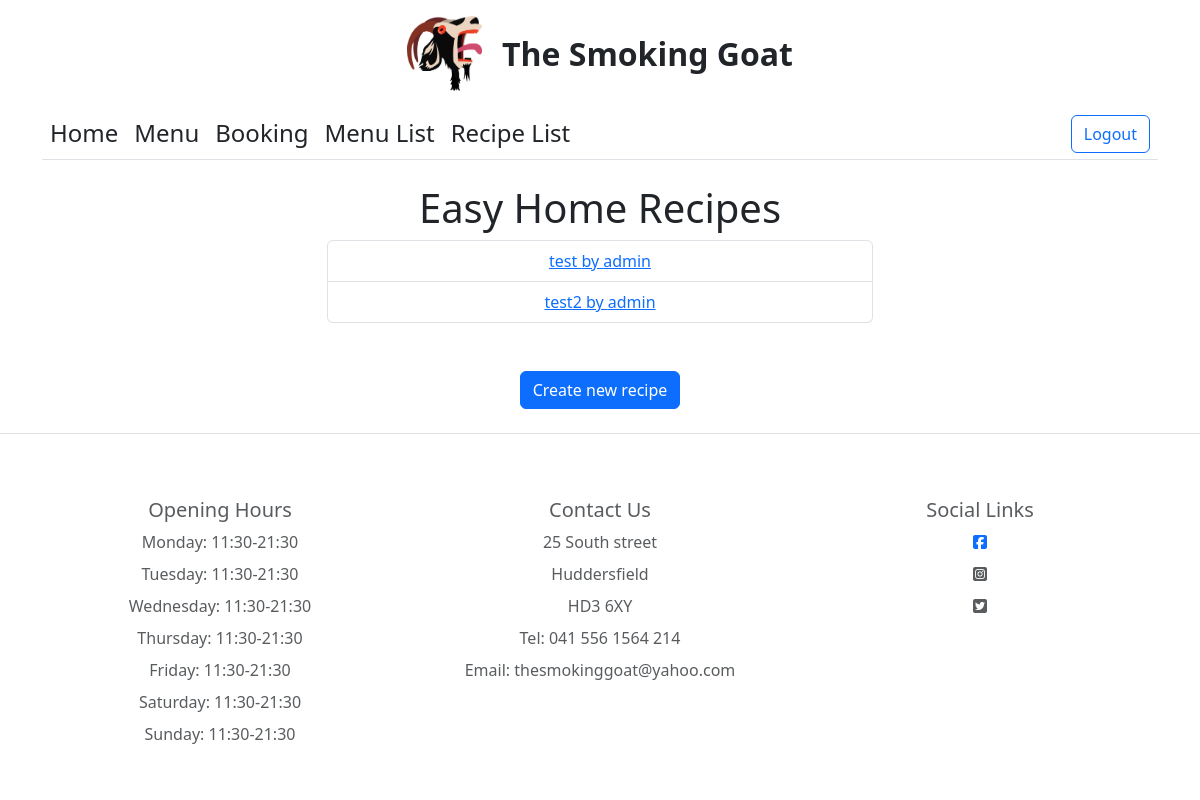
/recipes/ (signed in), run on an earlier commit of the app's database.
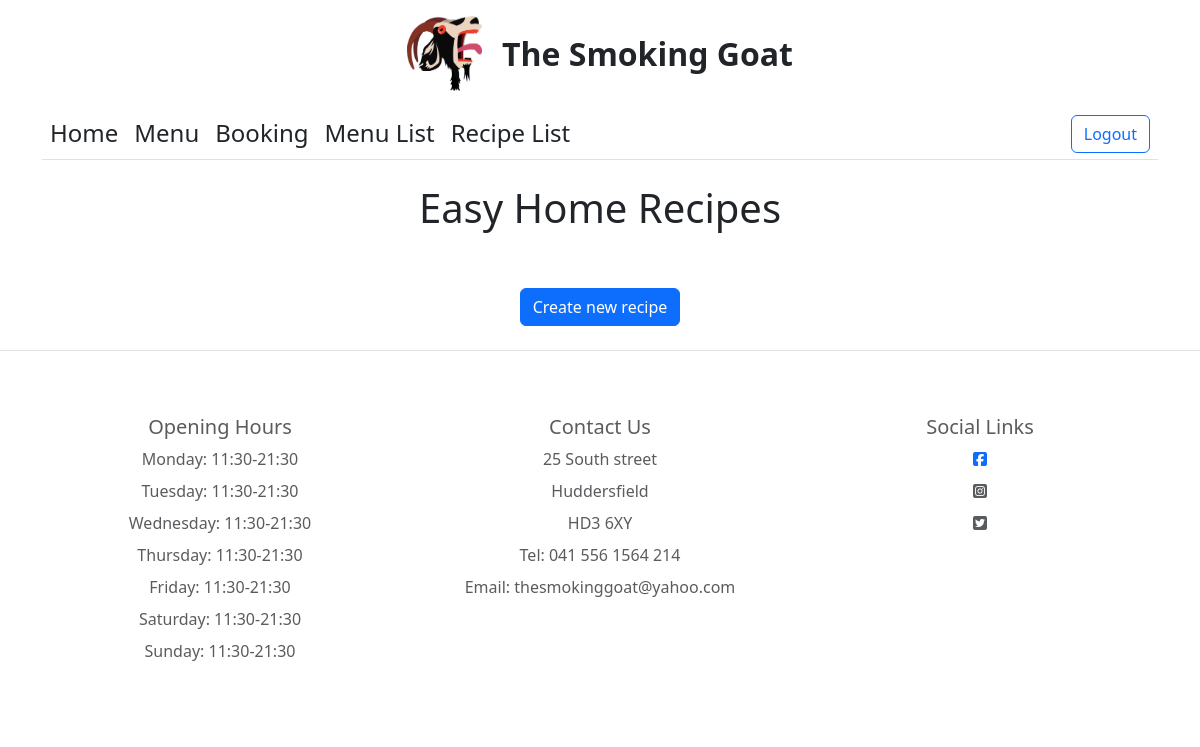
And on a later commit of the database.
### easy_recipe/models.py (models this page shows, shortened)
class RecipePost(models.Model):
    title = models.CharField(max_length=200, unique=True)
    author = models.ForeignKey(User, on_delete=models.CASCADE, related_name="recipe_posts")
    content = models.TextField()
    featured_image = CloudinaryField("image", default="placeholder")
    created_on = models.DateTimeField(auto_now_add=True)
    class Meta:
        sorted('-created_on')

### easy_recipe/views.py (the view)
# urls.py: path('', views.RecipeListView.as_view(), name='recipes'),
class RecipeListView(LoginRequiredMixin, ListView):
    model = RecipePost
    context_object_name = 'recipes'
    template_name = 'easy_recipe/recipes.html'
    def get_context_data(self, **kwargs):
        context = super().get_context_data(**kwargs)
        context['page_title'] = 'Recipes'
        return context

### easy_recipe/templates/easy_recipe/recipes.html
{% extends 'base.html' %}
{% load static %}
{% block content %}
<div class="container">
    <div class="row">
        <div class="col-6 offset-3 text-center">
<h1>Easy Home Recipes</h1>
<ul class="list-group">
{% for recipe in recipes %}
   <li class="list-group-item"><a href="{% url 'recipe_detail' recipe.id %}">{{ recipe.title }} by {{ recipe.author }}</a></li>
{% endfor %}
</ul>
{% if user.is_staff %}
<a href="{% url 'create_recipe' %}" class="btn btn-primary mt-5 ">Create new recipe</a>
{% endif %}
</div>
</div>
</div>
{% endblock %}

What changed in the data, as far as the page shows it:
removed RecipePost: title "test", author "admin"
removed RecipePost: title "test2", author "admin"
